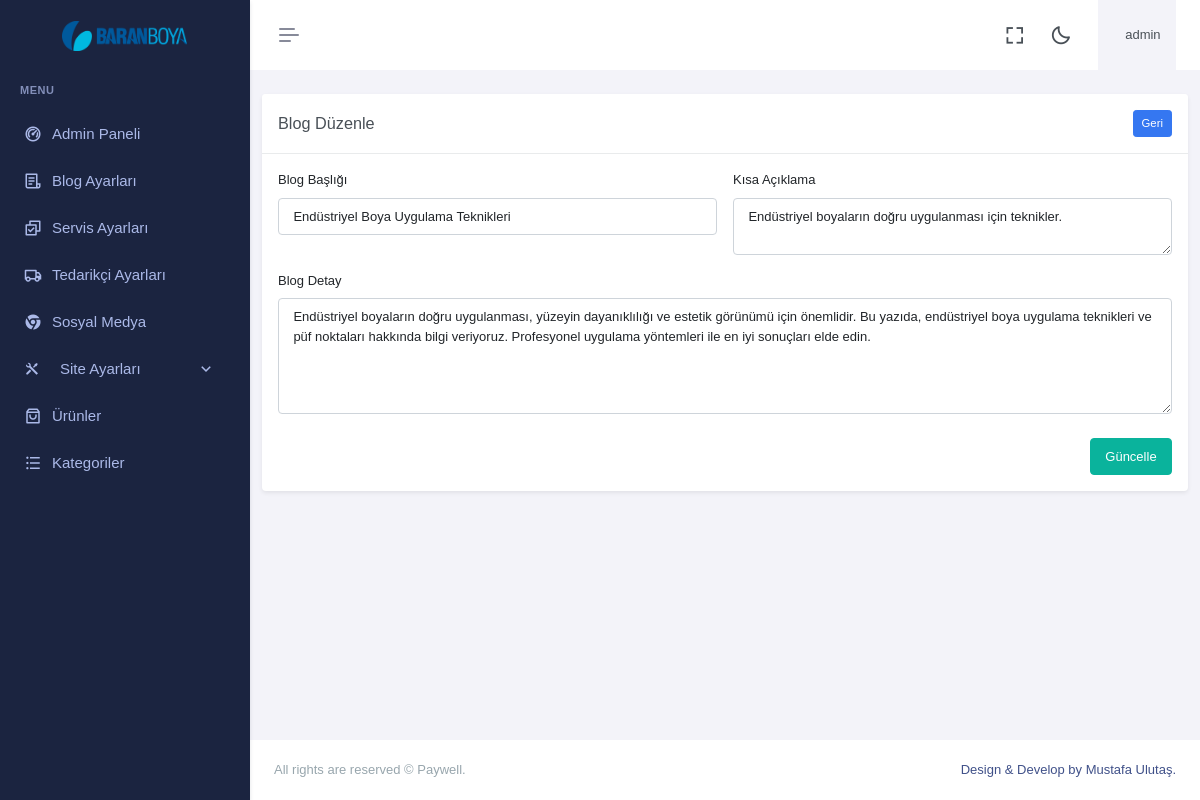
Page /dashboard/editblog.php?id=3 (signed in) on the committed database.
### tables this page shows
CREATE TABLE `logo` (
  `id` int(11) NOT NULL,
  `logo` varchar(1000) NOT NULL,
  `updated_at` timestamp NOT NULL DEFAULT current_timestamp() ON UPDATE current_timestamp()
);

CREATE TABLE IF NOT EXISTS `blog` (
  `id` int(11) NOT NULL,
  `blog_title` varchar(1000) NOT NULL,
  `blog_desc` varchar(1000) NOT NULL,
  `blog_detail` varchar(5000) NOT NULL,
  `logo` varchar(2000) NOT NULL,
  `updated_at` timestamp NOT NULL DEFAULT current_timestamp() ON UPDATE current_timestamp()
);

### dashboard/editblog.php (the view, shortened to what this page needs)
<?php
require __DIR__ . '/init.php';
$id = isset($_GET['id']) ? (int)$_GET['id'] : 0;
$stmt = $con->prepare("SELECT blog_title, blog_desc, blog_detail FROM blog WHERE id = ? LIMIT 1");
$stmt->bind_param('i', $id);
$stmt->execute();
$stmt->bind_result($blog_title, $blog_desc, $blog_detail);
include __DIR__ . '/header.php';
include __DIR__ . '/sidebar.php';
?>
<div class="main-content">
  <div class="page-content container-fluid">
    <div class="row">
      <div class="col-12">
        <div class="card shadow-sm">
          <div class="card-header text-white d-flex justify-content-between align-items-center">
            <h5 class="mb-0">Blog Düzenle</h5>
            <a href="blog.php" class="btn btn-secondary btn-sm">Geri</a>
          </div>
          <div class="card-body">
            <form method="post">
              <div class="row g-3">
                <div class="col-md-6">
                  <label for="blog_title" class="form-label">Blog Başlığı</label>
                  <input
                    type="text"
                    id="blog_title"
                    name="blog_title"
                    class="form-control"
                    value="<?= htmlspecialchars($blog_title, ENT_QUOTES) ?>"
                    required
                  >
                </div>
                <div class="col-md-6">
                  <label for="blog_desc" class="form-label">Kısa Açıklama</label>
                  <textarea
                    id="blog_desc"
                    name="blog_desc"
                    class="form-control"
                    rows="2"
                    required
                  ><?= htmlspecialchars($blog_desc, ENT_QUOTES) ?></textarea>
                </div>
                <div class="col-12">
                  <label for="blog_detail" class="form-label">Blog Detay</label>
                  <textarea
                    id="blog_detail"
                    name="blog_detail"
                    class="form-control"
                    rows="5"
                    required
                  ><?= htmlspecialchars($blog_detail, ENT_QUOTES) ?></textarea>
                </div>
              </div>
              <div class="mt-4 text-end">
                <button type="submit" name="save" class="btn btn-success">Güncelle</button>
              </div>
            </form>
          </div>
        </div>
      </div>
    </div>
  </div>
</div>
<?php include __DIR__ . '/footer.php'; ?>

### dashboard/sidebar.php (shortened to what this page needs)
<?php
require __DIR__ . '/init.php';
?>
<div class="app-menu navbar-menu">
  <div class="navbar-brand-box">
    <?php
    $rr = mysqli_query($con, "SELECT logo FROM logo");
    $r = mysqli_fetch_row($rr);
    $ufile = $r[0];
    ?>
    <a href="home" class="logo logo-light">
      <span class="logo-lg">
        <img src="../assets/img/logo/<?php print $ufile ?>" alt="" height="30">
      </span>
    </a>
  </div>
  <div id="scrollbar">
    <div class="container-fluid">
      <ul class="navbar-nav" id="navbar-nav">
        <li class="menu-title"><span data-key="t-menu">Menu</span></li>
        <li class="nav-item">
          <a href="home" class="nav-link" data-key="t-analytics"> <i class="ri-dashboard-2-line"></i> <span
              data-key="t-dashboards"> Admin Paneli </span></a>
        </li>
        <li class="nav-item">
          <a class="nav-link menu-link" href="blog" role="button" aria-expanded="true" aria-controls="sidebarLanding">
            <i class="ri-file-list-3-line"></i> <span data-key="t-landing">Blog Ayarları</span>
          </a>
        </li>
        <li class="nav-item">
          <a class="nav-link menu-link" href="services" role="button" aria-expanded="true"
            aria-controls="sidebarLanding">
            <i class="ri-checkbox-multiple-line"></i> <span data-key="t-landing">Servis Ayarları</span>
          </a>
        </li>
        <li class="nav-item">
          <a class="nav-link menu-link" href="suppliers" role="button" aria-expanded="true"
            aria-controls="sidebarLanding">
            <i class="ri-truck-line"></i> <span data-key="t-landing">Tedarikçi Ayarları</span>
          </a>
        </li>
        <li class="nav-item">
          <a class="nav-link menu-link" href="socials" role="button" aria-expanded="true"
            aria-controls="sidebarLanding">
            <i class="ri-chrome-fill"></i> <span data-key="t-landing">Sosyal Medya</span>
          </a>
        </li>
        <li class="nav-item">
          <a class="nav-link site-settings-toggle collapsed" data-bs-toggle="collapse" href="#sidebarSiteSettings"
            role="button" aria-expanded="false" aria-controls="sidebarSiteSettings">
            <i class="ri-tools-fill fs-5"></i>
            <span class="ms-2 flex-grow-1">Site Ayarları</span>
            <i class="ri-arrow-down-s-line site-settings-arrow ms-auto"></i>
          </a>
        </li>
        <li class="nav-item">
          <a class="nav-link menu-link" href="products" role="button" aria-expanded="true"
            aria-controls="sidebarLanding">
            <i class="ri-shopping-bag-3-line"></i> <span data-key="t-landing"> Ürünler </span>
          </a>
        </li>
        <li class="nav-item">
          <a class="nav-link menu-link" href="categorys" role="button" aria-expanded="true"
            aria-controls="sidebarLanding">
            <i class="ri-list-unordered"></i> <span data-key="t-landing"> Kategoriler </span>
          </a>
        </li>
      </ul>
    </div>
  </div>
  <div class="sidebar-background"></div>
</div>

### rows in the picture
logo: logo (picture)
blog: blog_title "Endüstriyel Boya Uygulama Teknikleri", blog_desc "Endüstriyel boyaların doğru uygulanması için teknikler.", blog_detail "Endüstriyel boyaların doğru uygulanması, yüzeyin dayanıklılığı ve estetik görünümü için önemlidir. Bu yazıda, endüstriyel boya uygulama teknikleri ve püf noktaları hakkında bilgi veriyoruz. Profesyonel uygulama yöntemleri ile en iyi sonuçları elde edin."

### other values in the picture
$username "admin"
